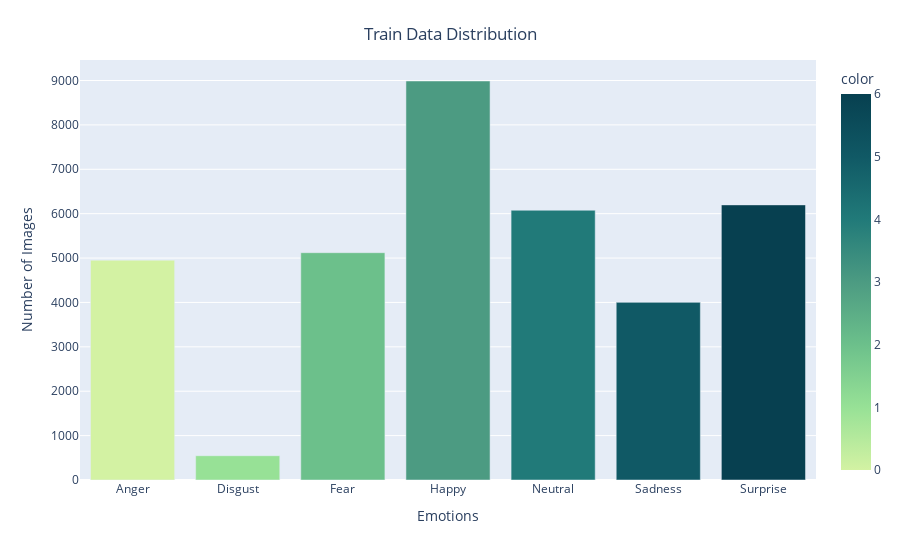

The code cell stored with this chart in its notebook:
### Code cell
CLASS_LABELS  = ['Anger', 'Disgust', 'Fear', 'Happy', 'Neutral', 'Sadness', "Surprise"]
fig = px.bar(x = CLASS_LABELS,
             y = [list(data['emotion']).count(i) for i in np.unique(data['emotion'])] , 
             color = np.unique(data['emotion']) ,
             color_continuous_scale="Magma") 
fig.update_xaxes(title="Emotions")
fig.update_yaxes(title = "Number of Images")
fig.update_layout(showlegend = True,
    title = {
        'text': 'Train Data Distribution ',
        'y':0.95,
        'x':0.5,
        'xanchor': 'center',
        'yanchor': 'top'})
fig.show()

### Figure 1 — Plotly figure (JSON) as saved in the notebook; plotly's stock layout.template omitted (floating-point values rounded to 4 significant figures)
{"data": [{"alignmentgroup": "True", "hovertemplate": "x=%{x}<br>y=%{y}<br>color=%{marker.color}<extra></extra>", "legendgroup": "", "marker": {"color": [0, 1, 2, 3, 4, 5, 6], "coloraxis": "coloraxis", "pattern": {"shape": ""}}, "name": "", "offsetgroup": "", "orientation": "v", "showlegend": false, "textposition": "auto", "type": "bar", "x": ["Anger", "Disgust", "Fear", "Happy", "Neutral", "Sadness", "Surprise"], "xaxis": "x", "y": [4953, 547, 5121, 8989, 6077, 4002, 6198], "yaxis": "y"}], "layout": {"barmode": "relative", "coloraxis": {"colorbar": {"title": {"text": "color"}}, "colorscale": [[0, "rgb(211, 242, 163)"], [0.1667, "rgb(151, 225, 150)"], [0.3333, "rgb(108, 192, 139)"], [0.5, "rgb(76, 155, 130)"], [0.6667, "rgb(33, 122, 121)"], [0.8333, "rgb(16, 89, 101)"], [1, "rgb(7, 64, 80)"]]}, "legend": {"tracegroupgap": 0}, "margin": {"t": 60}, "showlegend": true, "title": {"text": "Train Data Distribution ", "x": 0.5, "xanchor": "center", "y": 0.95, "yanchor": "top"}, "xaxis": {"anchor": "y", "domain": [0, 1], "title": {"text": "Emotions"}}, "yaxis": {"anchor": "x", "domain": [0, 1], "title": {"text": "Number of Images"}}}}
